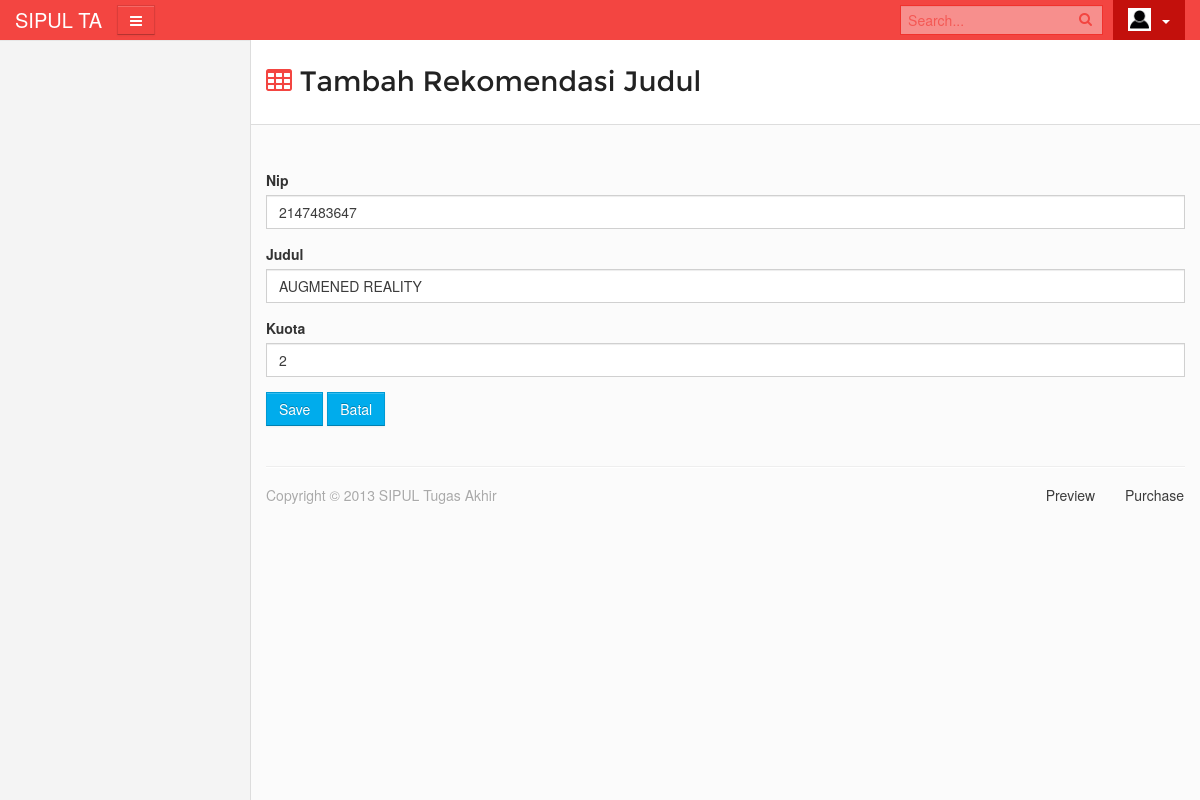
Page /c_inputjuduldosen/v_updateinputjuduldosen/1006 on the committed database.
### tables this page shows
CREATE TABLE `tb_rekomendasijudul` (
  `id_judul` int(15) NOT NULL,
  `nip` int(20) NOT NULL,
  `nama_judul` text NOT NULL,
  `kuota` varchar(10) NOT NULL
);

### application/controllers/c_inputjuduldosen.php (called while the page is built, shortened)
<?php defined('BASEPATH') OR exit('No direct script access allowed');
class c_inputjuduldosen extends CI_Controller {
    public function __construct() {
        $this->load->database();
    }
    public function v_updateinputjuduldosen($id)
    {
        $this->db->where('id_judul', $id);
        $data['update'] = $this->db->get('tb_rekomendasijudul')->row_array();
        $this->load->view('template/header');
        $this->load->view('template/sidebar');
        $this->load->view('v_createinputjuduldosen', $data);
        $this->load->view('template/footer');
    }
}

### index.php (called while the page is built, shortened)
<?php
require_once BASEPATH.'core/CodeIgniter.php';

### application/views/v_createinputjuduldosen.php (the view, shortened to what this page needs)
<section id='content'>
        <div class='container'>
          <div class='row' id='content-wrapper'>
            <div class='col-xs-12'>
              <div class='row'>
                <div class='col-sm-12'>
                  <div class='page-header'>
                    <h1 class='pull-left'>
                      <i class='icon-table'></i>
                      <span>Tambah Rekomendasi Judul</span>
                    </h1>
                    </div>
                </div>
              </div>
              <div class='row'>
                <div class='col-sm-12'>
                  <div class='box'>
                            <form method="post" action="<?php echo site_url('/c_inputjuduldosen/save') ?>">
              <div class="form-group">
                <label for="nip">Nip</label>
                <input type="text" class="form-control" name="nip" id="nip" value="<?php echo $update['nip'] ?>" placeholder="Nip">
              </div>
              <div class="form-group">
                <label for="nama_judul">Judul</label>
                <input type="nama_judul" class="form-control" name="nama_judul" id="nama_judul" value="<?php echo $update['nama_judul'] ?>" placeholder="Masukkan Judul">
              </div>
              <div class="form-group">
                <label for="kuota">Kuota</label>
                <input type="text" class="form-control" name="kuota" id="kuota" value="<?php echo $update['kuota'] ?>" placeholder="Kuota">
              </div>
              <button type="submit" class="btn btn-primary">Save</button>
              <a class="btn btn-primary" href="<?php echo site_url('/c_inputjuduldosen') ?>">Batal</a>
            </form>
                    </div>
                </div>
              </div>

### rows in the picture
tb_rekomendasijudul: nip "2147483647", nama_judul "AUGMENED REALITY", kuota "2"
